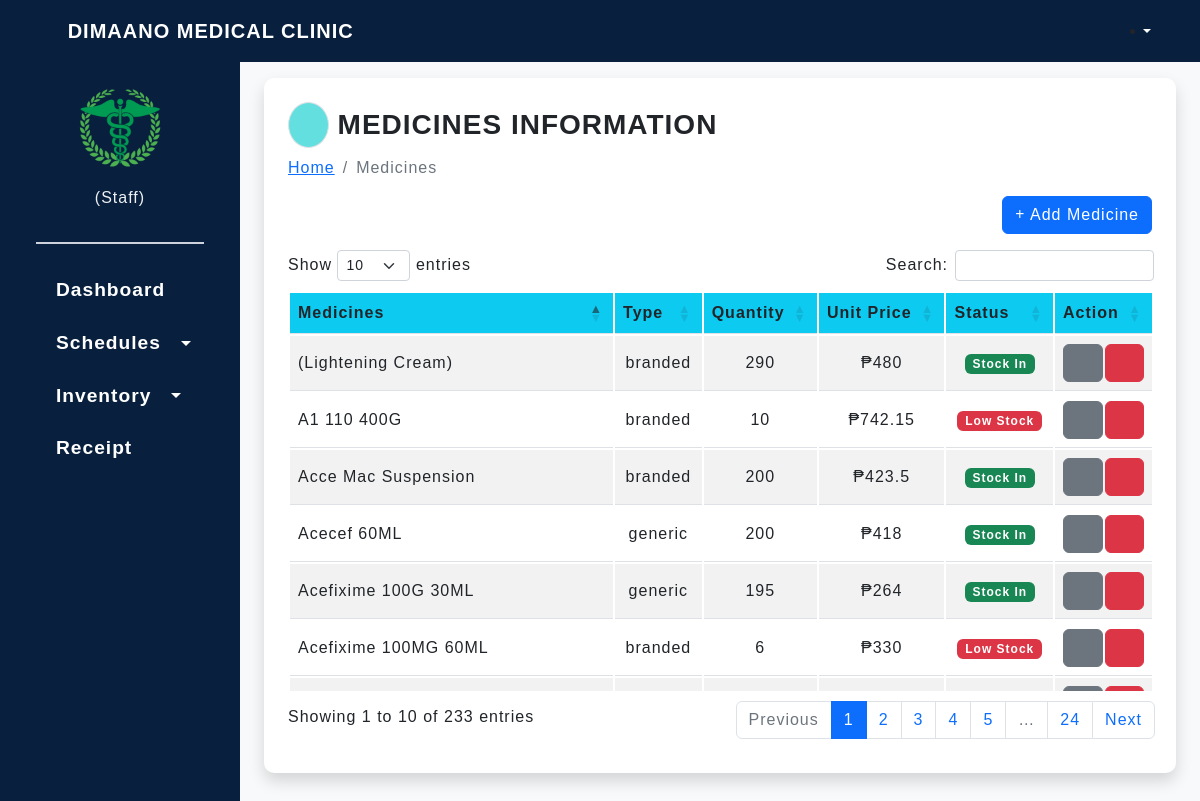
The app's page /medicines.php (signed in) with its own data.
### tables this page shows
CREATE TABLE `medicines` (
  `id` int(11) NOT NULL,
  `medicine` varchar(36) DEFAULT NULL,
  `quantity` int(3) DEFAULT NULL,
  `unit_price` varchar(6) DEFAULT NULL,
  `type` enum('branded','generic') DEFAULT NULL,
  `description` varchar(10) DEFAULT NULL,
  `meds_date` datetime DEFAULT NULL,
  `medicine_status` text NOT NULL
);

### medicines.php (the view, shortened to what this page needs)
<?php
require_once "database/dbconn.php";
?>
<!DOCTYPE html>
<html lang="en">
<head>
    <link rel="stylesheet" href="css/bootstrap.min.css">
    <link rel="stylesheet" href="css/googleFonts.css">
    <link rel="stylesheet" href="css/main.css">
    <link rel="stylesheet" href="css/dataTables.min.css">
</head>
<body>
    <?php include('include/navbar.php') ?>
    <div class="d-flex bg-light" id="wrapper">
        <?php include('include/sidebar.php') ?>
        <div id="page-content-wrapper">
            <div class="container-fluid mt-3 px-4">
                <div class="bg-white p-4 shadow mb-3">
                    <h3 class="text-uppercase fw-bold"><i class="fa-sharp fa-solid fa-box-open border rounded-circle secondary-bg2 p-2"></i> Medicines Information</h3>
                    <nav aria-label="breadcrumb">
                        <ol class="breadcrumb">
                            <li class="breadcrumb-item"><a href="home.php">Home</a></li>
                            <li class="breadcrumb-item active" aria-current="page">Medicines</li>
                        </ol>
                    </nav>
                    <div class="meds">
                        <div class="inputType">
                            <button class="btn btn-primary" data-bs-toggle="modal" data-bs-target="#addmedicine"><i class="fa-solid fa-plus"></i> Add Medicine</button>
                        </div>
                        <div class="row mt-3">
                            <div class="col">
                                <table class="table table-striped" id="tableMedicine">
                                    <thead class="bg-info">
                                        <tr>
                                            <th scope="col">Medicines</th>
                                            <th scope="col">Type</th>
                                            <th scope="col">Quantity</th>
                                            <th scope="col">Unit Price</th>
                                            <th scope="col">Status</th>
                                            <th>Action</th>
                                        </tr>
                                    </thead>
                                    <?php $result = $mysqli->query("SELECT * FROM `medicines`"); ?>
                                    <tbody id="myTable" class="align-middle text-center">
                                        <?php while ($meds = $result->fetch_assoc()) { ?>
                                            <tr>
                                                <td class="text-start"><?php echo $meds['medicine'] ?></td>
                                                <td><?php echo $meds['type'] ?></td>
                                                <td><?php echo $meds['quantity'] ?></td>
                                                <td><?php echo '₱' . $meds['unit_price'] ?></td>
                                                <td>
                                                    <div class="<?= $meds['quantity'] <= 50 ? 'badge bg-danger' : 'badge bg-success' ?>"><?= $meds['quantity'] <= 50 ? 'Low Stock' : 'Stock In' ?>
                                                    </div>
                                                </td>
                                                <td style="display: flex; gap: 2px;">
                                                    <button id="medUpdate<?php echo $meds['id']; ?>" class="btn btn-secondary" value="<?php echo $meds['id']; ?>" onclick="retrieve(<?php echo $meds['id'] ?>);"><i class="fa-solid fa-pen-to-square" data-bs-toggle="modal" data-bs-target="#medsupdate"></i></button>
                                                    <a href="medicines.php?delete2=<?php echo $meds['id']; ?>" class="btn btn-danger"><i class="fa-solid fa-trash"></i></a>
                                                </td>
                                            </tr>
                                        <?php } ?>
                                    </tbody>
                                </table>
                            </div>
                        </div>
                    </div>
                </div>
            </div>
        </div>
    </div>
</body>
</html>

### css/main.css (style rules this page uses)
:root { --second-bg-color: #c1efde; --blue: #64dfdf; }
* { margin: 0; padding: 0; box-sizing: border-box; letter-spacing: 1px; font-family: 'Poppins', sans-serif; }
.secondary-bg2 { background-color: var(--blue); }
.bg-white { border-radius: 10px; }
#page-content-wrapper { min-width: 100vw; }
@media (min-width: 1024px) { #page-content-wrapper { min-width: 0; width: 100%; } }

### medicines.php (style rules this page uses)
table thead { position: sticky; top: -1px; }
.inputType { display: flex; justify-content: flex-end; }

### records on screen
medicines: medicine "(Lightening Cream)", type "branded", quantity "290", unit_price "480", shows "Stock In", $meds['id'] 26 (drawn)
medicines: medicine "Acce Mac Suspension", type "branded", quantity "200", unit_price "423.5", shows "Stock In", $meds['id'] 32 (drawn)
medicines: medicine "A1 110 400G", type "branded", quantity "10", unit_price "742.15", shows "Low Stock", $meds['id'] 33 (drawn)
medicines: medicine "Acefixime 100G 30ML", type "generic", quantity "195", unit_price "264", shows "Stock In", $meds['id'] 34 (drawn)
medicines: medicine "Acefixime 100MG 60ML", type "branded", quantity "6", unit_price "330", shows "Low Stock", $meds['id'] 35 (drawn)
medicines: medicine "Acecef 60ML", type "generic", quantity "200", unit_price "418", shows "Stock In", $meds['id'] 36 (drawn)
